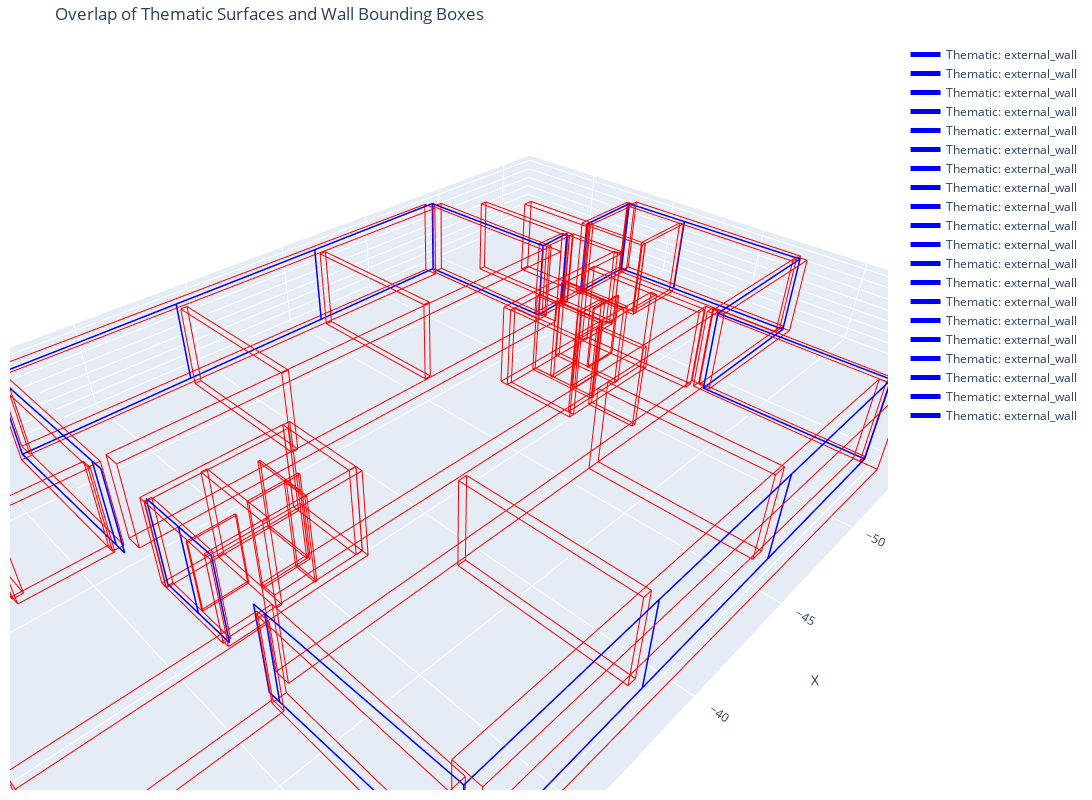

Notebook code cell kept with this figure:
### Markdown cell above
VISUAL CHECK

### Code cell
overlapping_visual_check = True

if overlapping_visual_check:

    import plotly.graph_objects as go
    import numpy as np

    fig = go.Figure()

    def draw_bbox(fig, min_xyz, max_xyz, color="red", name="BBox"):
        # 8 corners of the box
        x0, y0, z0 = min_xyz
        x1, y1, z1 = max_xyz

        corners = np.array([
            [x0, y0, z0],
            [x1, y0, z0],
            [x1, y1, z0],
            [x0, y1, z0],
            [x0, y0, z1],
            [x1, y0, z1],
            [x1, y1, z1],
            [x0, y1, z1]
        ])

        # Pairs of indices for edges
        edges = [
            (0, 1), (1, 2), (2, 3), (3, 0),
            (4, 5), (5, 6), (6, 7), (7, 4),
            (0, 4), (1, 5), (2, 6), (3, 7)
        ]

        for i, j in edges:
            fig.add_trace(go.Scatter3d(
                x=[corners[i][0], corners[j][0]],
                y=[corners[i][1], corners[j][1]],
                z=[corners[i][2], corners[j][2]],
                mode="lines",
                line=dict(color=color, width=2),
                showlegend=False,
                name=name
            ))

    for _, row in df_thematic_walls.iterrows():
        coords = np.array(row["surface_vertices"])
        fig.add_trace(go.Scatter3d(
            x=coords[:, 0], y=coords[:, 1], z=coords[:, 2],
            mode="lines",
            line=dict(color="blue", width=3),
            name=f"Thematic: {row['wall_type']}",
            hoverinfo="text",
            text=f"ID: {row['element_id']}<br>Type: {row['wall_type']}<br>Th: {row.get('thickness_rounded', '')}"
        ))

    for wall in walls_info:
        min_xyz, max_xyz = get_bbox(wall["surface_vertices"])
        draw_bbox(fig, min_xyz, max_xyz,
                color="red",
                name=f"BBox Wall {wall['wall_index']}")


    # === Layout ===
    fig.update_layout(
        title="Overlap of Thematic Surfaces and Wall Bounding Boxes",
        scene=dict(
            xaxis_title="X", yaxis_title="Y", zaxis_title="Z",
            aspectmode="data",
            bgcolor="white"
        ),
        legend=dict(itemsizing="constant"),
        margin=dict(l=10, r=10, t=40, b=10),
        width=1400, height=800
    )

    fig.show()
